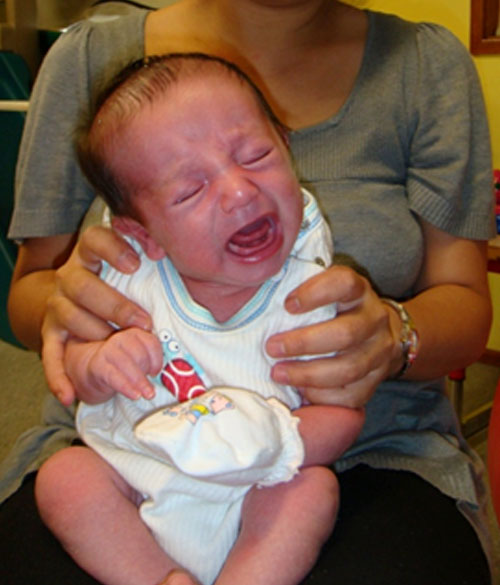
#> input picture tools/slaytlar/yeni/resmi/colli_bebek.jpg, 500 x 585 px, given in place of r, which was not available; the run also reads 1 picture not shown here
$ python -i deck.py   (imports and definitions only)
#> lines starting #> are read from the running program, lines starting #| are printed output that depends on the picture; pictures that were not available may be replaced by others from this repository, and a replacement may not be noted
# -*- coding: utf-8 -*-
"""HTML slide builder for new lessons (M3, M4).

Each slide is an HTML page in the M1/M2 look (Lora titles, Lato text, navy and
white themes). render.mjs turns the pages into 1920x1080 JPGs; this module also
writes the lesson JSON (notes with time stamps, CANLI blocks, questions).

Book figures are read from FOTO (see foto.py); fonts from ../fonts.
"""
import html, json, os, re, subprocess, shutil

HERE = os.path.dirname(os.path.abspath(__file__))
REPO = os.path.abspath(os.path.join(HERE, "..", "..", ".."))
CANLI = os.path.join(REPO, "canli")
FONTS = os.path.abspath(os.path.join(HERE, "..", "fonts"))
WORK = os.environ.get("DECK_WORK", os.path.join(HERE, "_work"))

C = dict(navy="#24163A", navy2="#392F54", purple="#442F67", pink="#BE285A", yellow="#F0B41E",
         lilac="#F4EEF8", rose="#FAE9EF", soft="#C8BED7", grey="#786E87", opt="#7C5BB6",
         green="#17744E", red="#AA2832")

E = html.escape

CSS = """
@font-face{font-family:Lora;src:url('file://%(f)s/Lora[wght].ttf');font-weight:400 700}
@font-face{font-family:Lora;font-style:italic;src:url('file://%(f)s/Lora-Italic[wght].ttf');font-weight:400 700}
@font-face{font-family:Lato;src:url('file://%(f)s/Lato-Regular.ttf');font-weight:400}
@font-face{font-family:Lato;src:url('file://%(f)s/Lato-Italic.ttf');font-weight:400;font-style:italic}
@font-face{font-family:Lato;src:url('file://%(f)s/Lato-Bold.ttf');font-weight:700}
@font-face{font-family:Lato;src:url('file://%(f)s/Lato-BoldItalic.ttf');font-weight:700;font-style:italic}
@font-face{font-family:Lato;src:url('file://%(f)s/Lato-Black.ttf');font-weight:900}
*{box-sizing:border-box}
html,body{margin:0;padding:0}
.s{width:1920px;height:1080px;position:relative;overflow:hidden;font-family:Lato,sans-serif}
.dark{background:%(navy)s;color:#fff}
.light{background:#fff;color:%(navy)s}
.t{position:absolute;left:86px;top:78px;right:300px;margin:0;font:700 60px/1.12 Lora,serif;letter-spacing:-.2px}
.t.sm{font-size:52px;top:84px}
.t.xs{font-size:46px;top:90px}
.tag{position:absolute;right:70px;top:52px;border-radius:999px;padding:7px 16px 8px;font:700 22px Lato}
.tag.dus{background:%(yellow)s;color:%(navy)s;font-weight:900}
.tag.opt{background:%(grey)s;color:#fff;font-size:20px}
.tag.pink{background:%(pink)s;color:#fff}
.tag.yel{background:%(yellow)s;color:%(navy)s}
.body{position:absolute;left:86px;right:86px;top:192px;bottom:98px}
.foot{position:absolute;left:86px;top:1019px;font-size:18px;white-space:nowrap;display:flex;align-items:center;gap:10px}
.light .foot{color:#4a3f5a}.dark .foot{color:#d2ccd8}
.cred{position:absolute;right:178px;top:1009px;width:820px;text-align:right;font:italic 16px/1.35 Lato;color:%(grey)s}
.dark .cred{color:#a79cb8}
.num{position:absolute;right:106px;top:1019px;font-size:18px;color:#9a90a8}
.strip{display:flex;gap:8px;margin-left:18px}
.strip span{border-radius:999px;padding:5px 13px 6px;font:700 20px Lato;background:%(lilac)s;color:%(grey)s}
.dark .strip span{background:%(navy2)s;color:#aaa0be}
.strip span.on{background:%(yellow)s;color:%(navy)s}
.strip span.nm{background:%(pink)s;color:#fff;font-weight:900}
.row{display:flex;gap:22px}
.body>.row,.body>.col{height:100%%}
.col{display:flex;flex-direction:column;gap:22px}
.ph{position:relative;overflow:hidden;background:#ddd;border:4px solid #fff;box-shadow:0 2px 10px rgba(36,22,58,.22);flex:1 1 0}
.dark .ph{border-color:#fff}
.ph.hl{border-color:%(yellow)s;border-width:6px}
.ph img{position:absolute;inset:0;width:100%%;height:100%%;object-fit:cover}
.ph .cap{position:absolute;left:0;right:0;bottom:0;background:rgba(36,22,58,.84);color:#fff;padding:12px 18px 13px;font:700 28px/1.2 Lato}
.ph .cap small{display:block;font:400 19px/1.3 Lato;color:%(soft)s;margin-top:3px}
.ph .lab{position:absolute;left:14px;top:12px;background:%(yellow)s;color:%(navy)s;font:900 30px Lato;border-radius:10px;padding:4px 14px}
.box{border-radius:16px;padding:26px 30px}
.box h3{margin:0 0 12px;font:700 32px/1.2 Lora,serif}
.box.navy{background:%(navy)s;color:#fff}.box.navy h3{color:%(yellow)s}
.box.navy2{background:%(navy2)s;color:#fff}.box.navy2 h3{color:%(yellow)s}
.box.lilac{background:%(lilac)s;color:%(navy)s}.box.lilac h3{color:%(purple)s}
.box.rose{background:%(rose)s;color:%(navy)s}.box.rose h3{color:%(pink)s}
.box.yellow{background:%(yellow)s;color:%(navy)s}.box.yellow h3{color:%(navy)s}
.box.pink{background:%(pink)s;color:#fff}.box.pink h3{color:#fff}
.box p{margin:0 0 8px}
.box .k{font-weight:700}
.box.navy .k,.box.navy2 .k{color:%(yellow)s}
.box.lilac .k{color:%(purple)s}.box.rose .k{color:%(pink)s}
ul.b{margin:0;padding:0;list-style:none}
ul.b li{position:relative;padding-left:32px;margin:0 0 12px;line-height:1.3}
ul.b li:before{content:'';position:absolute;left:4px;top:.55em;width:9px;height:9px;border-radius:50%%;background:currentColor}
.light ul.b li:before{background:%(pink)s}
.box.navy ul.b li:before,.box.navy2 ul.b li:before{background:%(yellow)s}
.box.lilac ul.b li:before{background:%(purple)s}
.pato{border-radius:16px;background:%(navy)s;color:#fff;padding:24px 30px 24px 34px;border-left:12px solid %(yellow)s;position:relative}
.pato .pl{display:inline-block;background:%(pink)s;color:#fff;font:900 20px Lato;letter-spacing:1px;border-radius:999px;padding:6px 14px;margin-bottom:12px}
.pato h3{margin:0 0 8px;font:700 32px/1.2 Lora;color:%(yellow)s}
.live{display:inline-block;background:%(yellow)s;color:%(navy)s;font:700 30px Lato;border-radius:12px;padding:14px 22px;min-width:560px}
.qq{font:700 42px/1.25 Lora,serif;margin:34px 0 0}
.opts{margin-top:40px}
.opt{display:flex;align-items:center;gap:22px;margin-bottom:20px;font-size:31px;line-height:1.25}
.opt b{flex:0 0 64px;height:64px;border-radius:50%%;background:%(opt)s;color:#fff;display:flex;align-items:center;justify-content:center;font:700 30px Lato}
.big{font:700 40px/1.25 Lora,serif}
.num-circle{flex:0 0 100px;height:100px;border-radius:50%%;background:%(purple)s;color:#fff;display:flex;align-items:center;justify-content:center;font:700 46px Lora}
.mono{font-family:'DejaVu Sans Mono',monospace;font-weight:700}
.arrow{color:%(pink)s;font-weight:900}
table.t2{border-collapse:separate;border-spacing:0 10px;width:100%%;font-size:27px}
table.t2 td{padding:14px 20px;background:%(lilac)s;vertical-align:middle}
table.t2 td:first-child{border-radius:14px 0 0 14px;font-weight:700;color:%(purple)s}
table.t2 td:last-child{border-radius:0 14px 14px 0}
table.t2 tr.hot td{background:%(rose)s}
table.t2 tr.hot td:first-child{color:%(pink)s}
table.t2 th{font:700 22px Lato;color:%(grey)s;text-align:left;padding:0 20px}
""" % dict(C, f=FONTS)


# ---------------- small HTML helpers ----------------
# [7 lines left out: function md, not called in this run]


def bl(items, size=32, gap=12, cls=""):
    lis = "".join("<li style='margin-bottom:%dpx'>%s</li>" % (gap, md(i)) for i in items)
    return "<ul class='b %s' style='font-size:%dpx'>%s</ul>" % (cls, size, lis)


# [27 lines left out: functions box, pato, ph, not called in this run]


def row(*kids, gap=22, style="", align="stretch"):
    return "<div class='row' style='gap:%dpx;align-items:%s;%s'>%s</div>" % (gap, align, style, "".join(kids))


def col(*kids, gap=22, style=""):
    return "<div class='col' style='gap:%dpx;%s'>%s</div>" % (gap, style, "".join(kids))


def div(inner, style=""):
    return "<div style='%s'>%s</div>" % (style, inner)


# [20 lines left out: functions numbered, steps, not called in this run]


# ---------------- slide shell ----------------
class Lesson:
    # [12 lines left out: functions __init__, q, not called in this run]

    def add(self, **s):
        self.slides.append(s)

    # one slide's html
    # [124 lines left out: functions page, build, not called in this run]


def ts(sec):
    return "%d:%02d" % (sec // 60, sec % 60)


T_BY_TYPE = {"WORDCLOUD": 45, "POLL": 45, "MCQ": 30, "IMGMCQ": 30, "FINDIMG": 30, "SCT": 45,
             "OPEN": 75, "SORTGROUP": 60, "SORTORDER": 60, "MATCH": 60}
TYPE_TR = {"WORDCLOUD": "Kelime bulutu", "POLL": "Anket", "MCQ": "Çoktan seçmeli", "IMGMCQ": "Görselli çoktan seçmeli",
           "FINDIMG": "Görüntüde bul", "SCT": "Senaryo uyum testi (SCT)", "OPEN": "Açık uçlu",
           "SORTGROUP": "Sıralama (gruplama)", "SORTORDER": "Sıralama", "MATCH": "Eşleştirme"}


# [19 lines left out: function live_block, not called in this run]


# ---------------- ready-made bodies ----------------
TYPE_PILL = {"MCQ": "Çoktan seçmeli", "POLL": "Anket", "IMGMCQ": "Görselli çoktan seçmeli", "SCT": "Senaryo uyum testi",
             "MATCH": "Eşleştirme", "SORTGROUP": "Gruplama", "OPEN": "Açık uçlu", "WORDCLOUD": "Kelime bulutu", "FINDIMG": "Görüntüde bul"}


# [31 lines left out: functions qbody, title_page, qmark, not called in this run]


def grid_img(paths, out, labels="ABCD", cols=2, cell=(800, 560), crops=None):
    """Question picture for the phones: photos in a grid with A/B/C/D labels."""
#> called with paths = 'resmi/colli_bebek.jpg', out = 'out.png', labels = 'ABCD', cols = 2, cell = (800, 560)
    from PIL import Image, ImageDraw, ImageFont
    n = len(paths); rows = (n + cols - 1) // cols
    W, H = cell; g = 12
    im = Image.new("RGB", (cols * W + (cols + 1) * g, rows * H + (rows + 1) * g), (36, 22, 58))
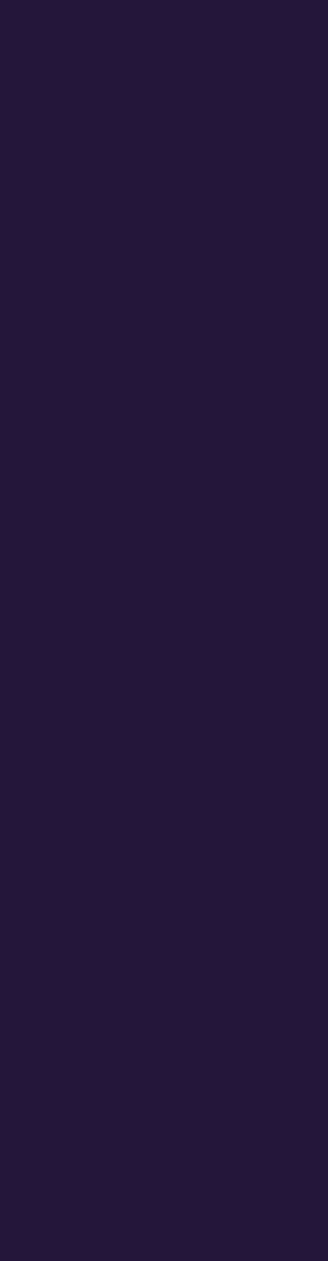
#> im: PIL image 1636x6304 RGB (shown at 1/5 size); mean R, G, B 36, 22, 58
    f = ImageFont.truetype(os.path.join(FONTS, "Lato-Black.ttf"), 64)
    d = ImageDraw.Draw(im)
    for i, p in enumerate(paths):
        ph = Image.open(p).convert("RGB")
#> ph is the input picture: PIL image 500x585 RGB; mean R, G, B 124.3, 94.2, 77.2
        r = max(W / ph.width, H / ph.height)
#> r = 1.6
        ph = ph.resize((int(ph.width * r) + 1, int(ph.height * r) + 1), Image.LANCZOS)
#> ph: PIL image 801x937 RGB
        cx, cy = (crops[i] if crops else (0.5, 0.5))
        x0 = int((ph.width - W) * cx); y0 = int((ph.height - H) * cy)
#> after `x0 = int((ph.width - W) * cx)`: x0 = 0
#> after `y0 = int((ph.height - H) * cy)`: y0 = 188
        ph = ph.crop((x0, y0, x0 + W, y0 + H))
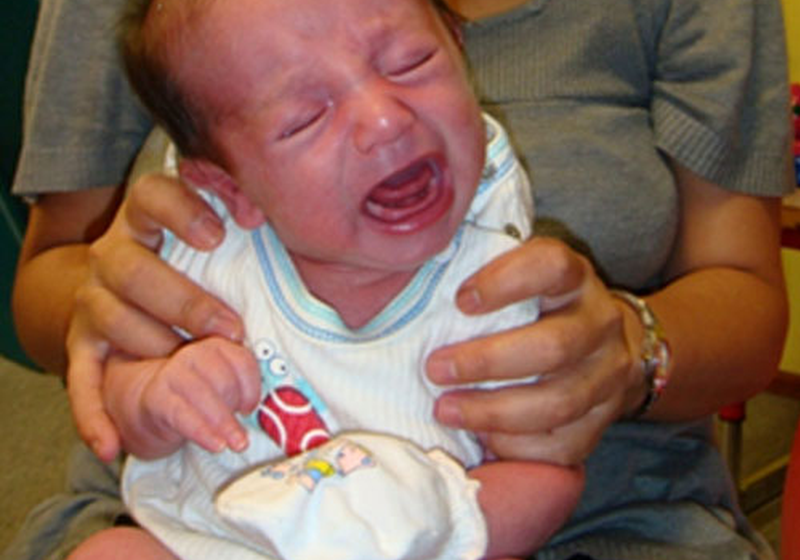
#> ph: PIL image 800x560 RGB; mean R, G, B 134.1, 102.3, 88.1
        x = g + (i % cols) * (W + g); y = g + (i // cols) * (H + g)
        im.paste(ph, (x, y))
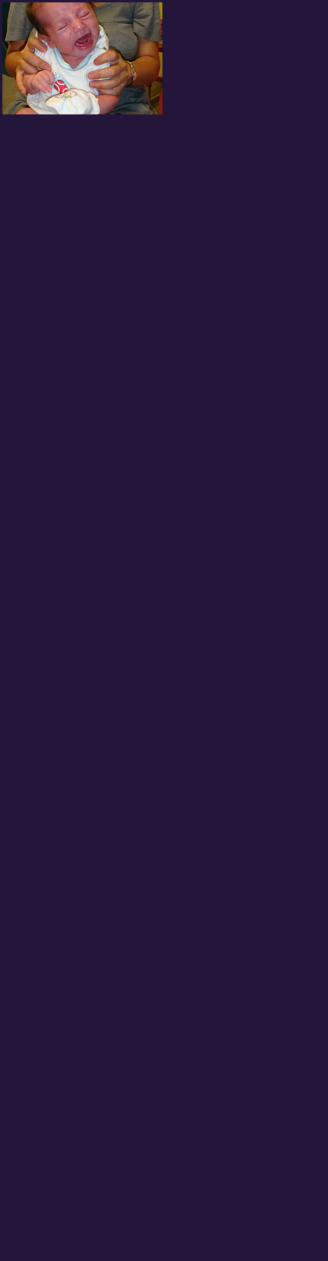
#> im: PIL image 1636x6304 RGB (shown at 1/5 size); mean R, G, B 40.3, 25.5, 59.3
        d.rounded_rectangle((x + 14, y + 14, x + 104, y + 104), 14, fill=(240, 180, 30))
        b = f.getbbox(labels[i])
        d.text((x + 59 - (b[2] - b[0]) / 2 - b[0], y + 59 - (b[3] - b[1]) / 2 - b[1]), labels[i], font=f, fill=(36, 22, 58))
    im.save(out, quality=86)
    return out


# ---------------- adım adım slaytlar (seq) ----------------
# [35 lines left out: functions seq_list, seq_body, seq_slide, stat, not called in this run]

#> (the run stopped early here; a loop or call above may not have finished)
